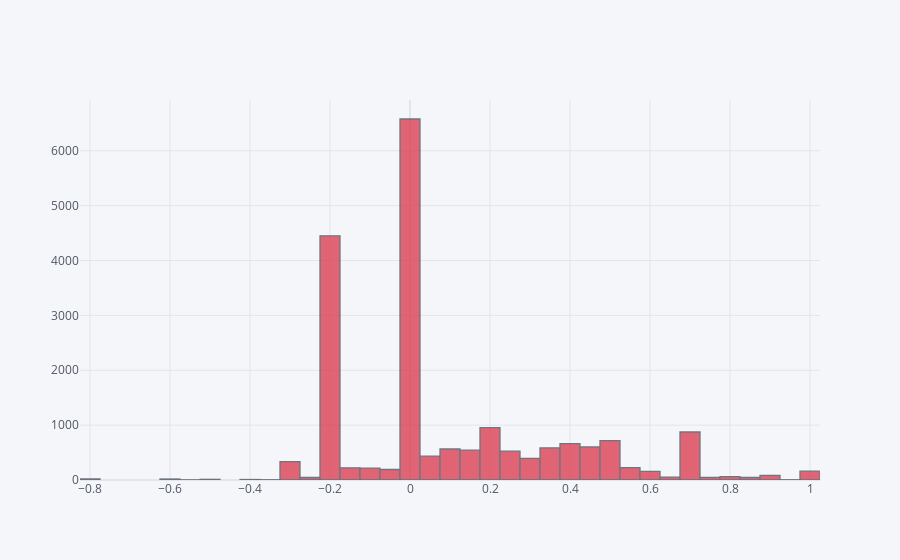

This figure's notebook cell:
### Code cell
train_data['polarity'].iplot(kind='hist',colors='red',bins=50)

### Figure 1 — Plotly figure (JSON) as saved in the notebook; plotly's stock layout.template omitted (floating-point values rounded to 4 significant figures; data arrays with more than 128 entries replaced by an {"elided": "..."} marker saying what was removed)
{"data": [{"histfunc": "count", "histnorm": "", "marker": {"color": "rgba(219, 64, 82, 1.0)", "line": {"color": "#4D5663", "width": 1.3}}, "name": "polarity", "nbinsx": 50, "opacity": 0.8, "orientation": "v", "type": "histogram", "x": {"elided": "19801 float values"}}], "layout": {"barmode": "overlay", "legend": {"bgcolor": "#F5F6F9", "font": {"color": "#4D5663"}}, "paper_bgcolor": "#F5F6F9", "plot_bgcolor": "#F5F6F9", "title": {"font": {"color": "#4D5663"}}, "xaxis": {"gridcolor": "#E1E5ED", "showgrid": true, "tickfont": {"color": "#4D5663"}, "title": {"font": {"color": "#4D5663"}, "text": ""}, "zerolinecolor": "#E1E5ED"}, "yaxis": {"gridcolor": "#E1E5ED", "showgrid": true, "tickfont": {"color": "#4D5663"}, "title": {"font": {"color": "#4D5663"}, "text": ""}, "zerolinecolor": "#E1E5ED"}}}
